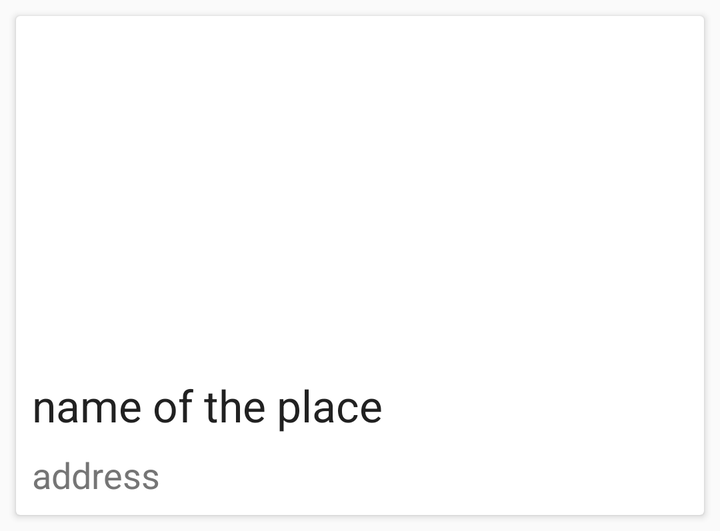
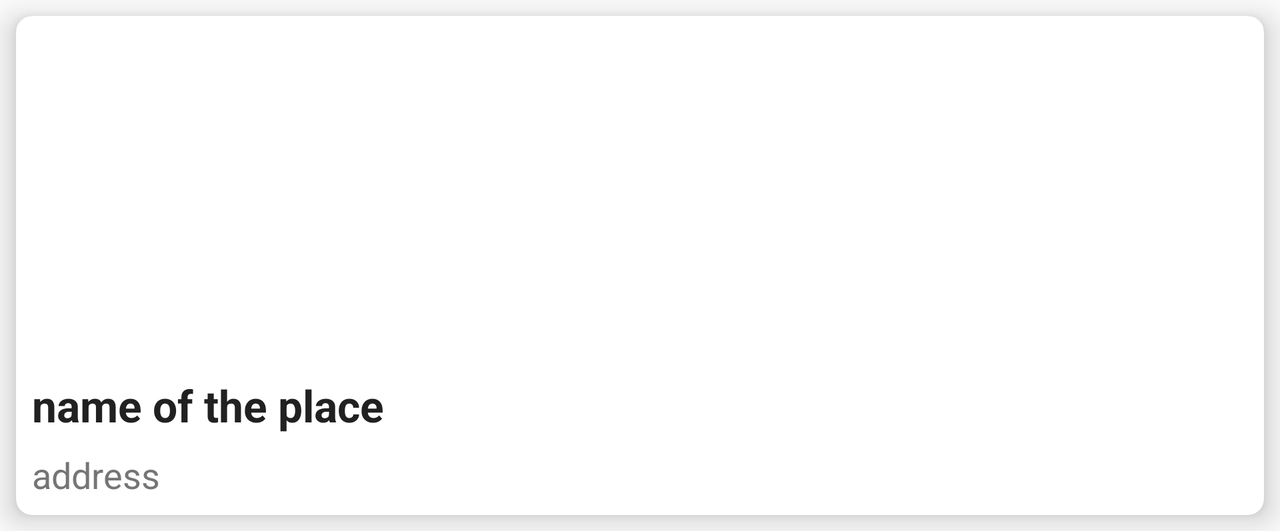

First picture: res/layout/ on a phone held upright. Second picture: the repository's own variant of that layout, on a device whose configuration matches the variant's folder. Source for both follows.
<!-- AndroidManifest.xml: application theme newAppTheme -->
<!-- res/layout/custom_list_word_layout.xml -->
<?xml version="1.0" encoding="utf-8"?>
<android.support.v7.widget.CardView xmlns:android="http://schemas.android.com/apk/res/android"
    xmlns:tools="http://schemas.android.com/tools"
    android:layout_width="match_parent"
    android:layout_height="wrap_content"
    android:layout_margin="@dimen/cardview_margin_8dp"
    android:layout_marginLeft="16dp"
    android:layout_marginRight="16dp"
    android:layout_marginBottom="16dp">


    <RelativeLayout
        android:layout_width="match_parent"
        android:layout_height="match_parent">

        

        <ImageView
            android:id="@+id/imageView"
            android:layout_width="@dimen/image_width"
            android:layout_height="@dimen/image_height"
            android:adjustViewBounds="true"
            android:scaleType="centerCrop"
            tools:srcCompat="@tools:sample/avatars" />



        <TextView
            android:id="@+id/name_of_place"
            android:layout_width="match_parent"
            android:layout_height="wrap_content"
            android:layout_below="@+id/imageView"
            android:layout_marginLeft="8dp"
            android:layout_marginTop="@dimen/margin_top_8dp"
            android:layout_marginRight="8dp"
            android:layout_marginBottom="@dimen/margin_bot_8dp"
            android:gravity="left"
            android:textAppearance="?android:textAppearanceLarge"
            android:textColor="@color/primary_text"
            tools:text="name of the place" />

        <TextView
            android:id="@+id/address"
            android:layout_width="match_parent"
            android:layout_height="wrap_content"
            android:layout_below="@+id/name_of_place"
            android:layout_marginLeft="8dp"
            android:layout_marginTop="@dimen/margin_top_8dp"
            android:layout_marginRight="8dp"
            android:layout_marginBottom="@dimen/margin_bot_8dp"
            android:gravity="left"
            android:textAppearance="?android:textAppearanceMedium"
            android:textColor="@color/secondary_text"
            tools:text="address" />

        <ImageView
            android:layout_width="28dp"
            android:layout_height="28dp"
            android:layout_below="@+id/name_of_place"
            android:layout_alignParentEnd="true"
            android:layout_alignParentRight="true"
            android:layout_marginEnd="20dp"
            android:layout_marginRight="20dp"
            android:src="@drawable/ic_chevron_right_black_24dp" />

    </RelativeLayout>
</android.support.v7.widget.CardView>
<!-- resources referenced by this layout -->
<resources>
  <color name="primary_text">#212121</color>
  <color name="secondary_text">#757575</color>
  <dimen name="cardview_margin_8dp">8dp</dimen>
  <dimen name="image_height">180dp</dimen>
  <dimen name="image_width">400dp</dimen>
  <dimen name="margin_bot_8dp">8dp</dimen>
  <style name="newAppTheme" parent="Theme.AppCompat.Light.DarkActionBar">
          <item name="colorPrimary">@color/primary</item>
          <item name="colorPrimaryDark">@color/primary_dark</item>
          <item name="colorAccent">@color/accent</item>
  
      </style>
  <color name="primary">#03A9F4</color>
  <color name="primary_dark">#0288D1</color>
  <color name="accent">#448AFF</color>
</resources>
<!-- res/layout-land/custom_list_word_layout.xml (the repository's variant of the layout above) -->
<!-- drawn on the phone turned sideways -->
<?xml version="1.0" encoding="utf-8"?>
<android.support.v7.widget.CardView xmlns:android="http://schemas.android.com/apk/res/android"
    xmlns:card_view="http://schemas.android.com/apk/res-auto"
    xmlns:tools="http://schemas.android.com/tools"
    android:layout_width="match_parent"
    android:layout_height="wrap_content"
    android:layout_margin="@dimen/cardview_margin_8dp"
    card_view:cardCornerRadius="@dimen/card_view_corner_radius"
    card_view:cardElevation="@dimen/card_view_elevation">


    <RelativeLayout
        android:layout_width="match_parent"
        android:layout_height="match_parent">

        

        <ImageView
            android:scaleType="centerCrop"
            android:id="@+id/imageView"
            android:layout_width="@dimen/image_width_lang"
            android:layout_height="@dimen/image_height"
            android:adjustViewBounds="true"
            tools:srcCompat="@tools:sample/avatars" />


        <TextView
            android:id="@+id/name_of_place"
            android:layout_width="match_parent"
            android:layout_height="wrap_content"
            android:layout_below="@+id/imageView"
            android:layout_marginLeft="8dp"
            android:layout_marginRight="8dp"
            android:layout_marginBottom="@dimen/margin_bot_8dp"
            android:gravity="left"
            android:textAppearance="?android:textAppearanceLarge"
            android:textColor="@color/primary_text"
            android:textStyle="bold"
            tools:text="name of the place" />

        <TextView
            android:id="@+id/address"
            android:layout_width="match_parent"
            android:layout_height="wrap_content"
            android:layout_below="@+id/name_of_place"
            android:layout_marginLeft="8dp"
            android:layout_marginRight="8dp"
            android:layout_marginBottom="@dimen/margin_bot_8dp"
            android:gravity="left"
            android:textAppearance="?android:textAppearanceMedium"
            android:textColor="@color/secondary_text"
            tools:text="address" />


    </RelativeLayout>
</android.support.v7.widget.CardView>
<!-- resources referenced by the variant -->
<!-- as the phone turned sideways resolves them -->
<resources>
  <color name="primary_text">#212121</color>
  <color name="secondary_text">#757575</color>
  <dimen name="card_view_corner_radius">8dp</dimen>
  <dimen name="card_view_elevation">8dp</dimen>
  <dimen name="cardview_margin_8dp">8dp</dimen>
  <dimen name="image_height">180dp</dimen>
  <dimen name="margin_bot_8dp">8dp</dimen>
  <style name="newAppTheme" parent="Theme.AppCompat.Light.DarkActionBar">
          <item name="colorPrimary">@color/primary</item>
          <item name="colorPrimaryDark">@color/primary_dark</item>
          <item name="colorAccent">@color/accent</item>
  
      </style>
  <color name="primary">#03A9F4</color>
  <color name="primary_dark">#0288D1</color>
  <color name="accent">#448AFF</color>
</resources>
